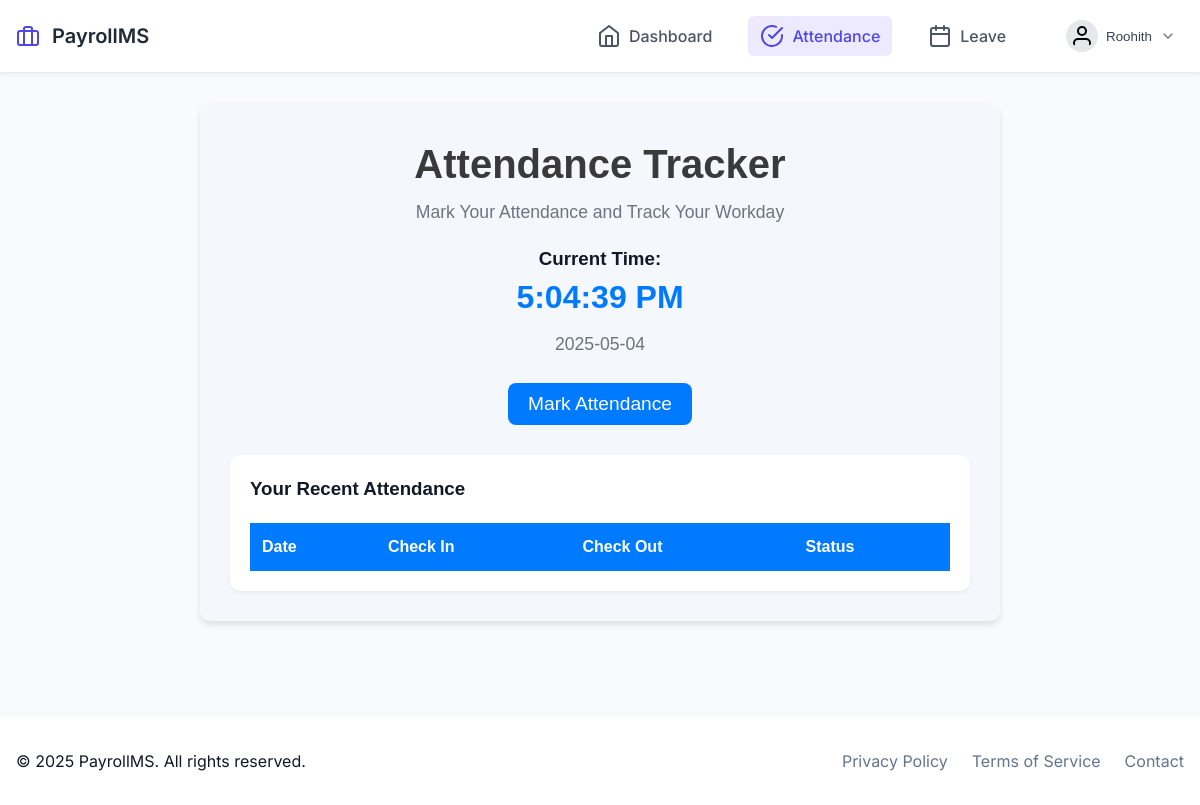
Page /attendance/record (signed in) on the earlier database version.
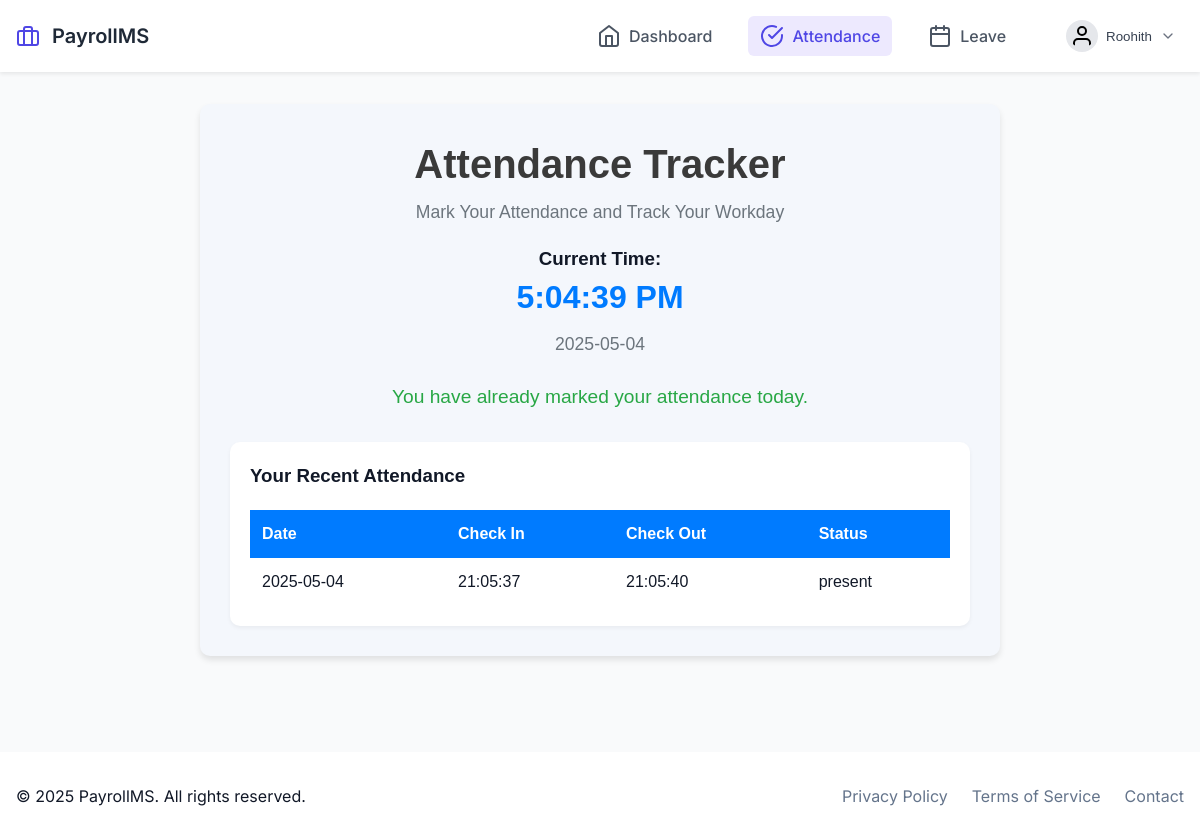
Same page on the later database version.
### src/models/attendance.py (models this page shows, shortened)
class Attendance(db.Model):
    __tablename__ = 'attendance'
    id: int = db.Column(db.Integer, primary_key=True)
    employee_id: int = db.Column(db.Integer, db.ForeignKey('employee.id'), nullable=False)
    date: date = db.Column(db.Date, nullable=False)
    time_in: datetime = db.Column(db.DateTime, nullable=False)
    time_out: Optional[datetime] = db.Column(db.DateTime)
    status: str = db.Column(db.String(20), default='present')
    employee = db.relationship('Employee', backref=db.backref('attendances', lazy=True))

### src/routes/attendance.py (the view, shortened to what this page needs)
@attendance_bp.route('/record', methods=['GET', 'POST'])
@login_required
def record():
    today = date.today()
    employee_id = session.get('user_id')
    today_attendance = Attendance.query.filter_by(
        employee_id=employee_id,
        date=today
    ).first()
    attendance_history = Attendance.query.filter_by(
        employee_id=employee_id
    ).order_by(Attendance.date.desc()).limit(10).all()
    return render_template('attendance/record.html',
                         today=today,
                         today_attendance=today_attendance,
                         attendance_history=attendance_history)

### src/app.py (called while the page is built)
def create_app():
    app = Flask(__name__)
    app.config.from_object(Config)
    init_app(app)
    from .routes import init_routes
    init_routes(app)
    @app.context_processor
    def utility_processor():
        return {
            'now': datetime.now()
        }
    @app.route('/')
    def home():
        return render_template('home.html')
    return app

### src/routes/auth.py (called while the page is built)
def login_required(f: Callable) -> Callable:
    @wraps(f)
    def decorated_function(*args: Any, **kwargs: Any) -> Union[Response, Any]:
        if 'user_id' not in session:
            flash('Please log in first.', 'danger')
            return redirect(url_for('auth.login'))
        return f(*args, **kwargs)
    return decorated_function

### src/templates/attendance/record.html (shortened to what this page needs)
{% extends "base.html" %}
{% block content %}
<div class="attendance-record-container">
    <div class="header">
        <h1>Attendance Tracker</h1>
        <p class="subheading">Mark Your Attendance and Track Your Workday</p>
    </div>
    <div class="time-info">
        <h3>Current Time:</h3>
        <div class="clock">
            <span id="clock">00:00:00</span>
        </div>
        <p class="date-text">{{ today }}</p>
    </div>
    <div class="attendance-status-container">
        <form method="POST" class="attendance-form">
            <div class="status-message">
                {% if today_attendance %}
                    <p class="status-text positive">You have already marked your attendance today.</p>
                {% else %}
                    <button type="submit" name="action" value="checkin" class="btn-checkin">Mark Attendance</button>
                {% endif %}
            </div>
        </form>
    </div>
    <div class="attendance-history">
        <h3>Your Recent Attendance</h3>
        <table class="attendance-table">
            <thead>
                <tr>
                    <th>Date</th>
                    <th>Check In</th>
                    <th>Check Out</th>
                    <th>Status</th>
                </tr>
            </thead>
            <tbody>
                {% for record in attendance_history %}
                <tr>
                    <td>{{ record.date }}</td>
                    <td>{{ record.time_in.strftime('%H:%M:%S') }}</td>
                    <td>{{ record.time_out.strftime('%H:%M:%S') if record.time_out else 'Not checked out' }}</td>
                    <td>{{ record.status }}</td>
                </tr>
                {% endfor %}
            </tbody>
        </table>
    </div>
</div>
{% endblock %}

Differences in the rows shown:
added Attendance: date "2025-05-04", time_in "21:05:37", time_out "21:05:40", status "present"
Other differences:
text no longer shown: "Mark Attendance"
text now shown: "You have already marked your attendance today."
